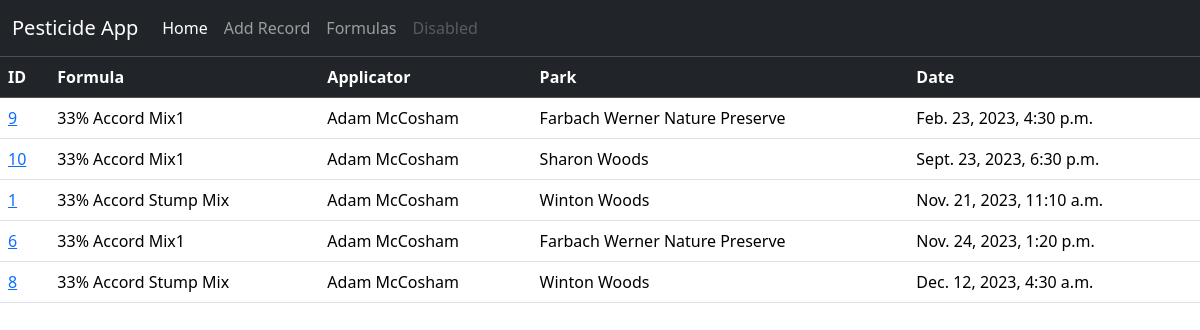
Page /pesticides/ on the earlier database version.
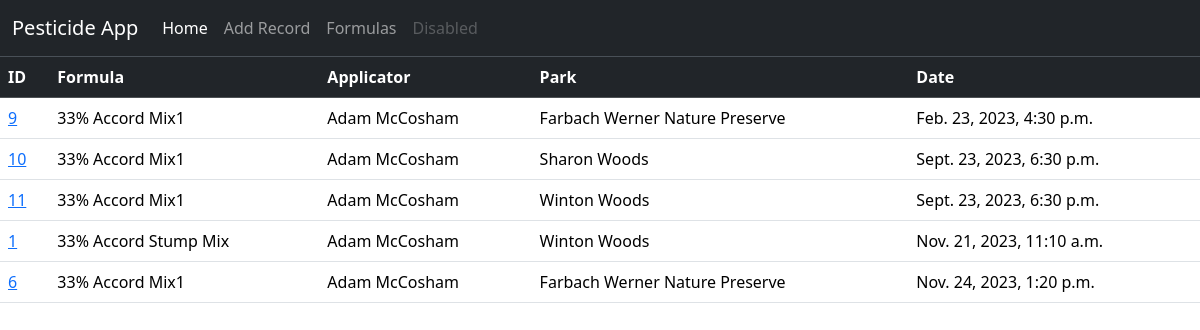
Same page on the later database version.
### pesticides/models.py (models this page shows, shortened)
class Record(models.Model):
    applicator = models.ForeignKey(Applicator, models.DO_NOTHING)
    park = models.ForeignKey(Park, models.DO_NOTHING)
    formula = models.ForeignKey(Formula, models.DO_NOTHING)
    area_size = models.CharField(max_length=100)
    date = models.DateTimeField()
    targeted_species = models.CharField(max_length=200,null=False)
    weather = models.CharField(
        max_length=200,
        null=False,
        blank=False,
    )
    wind = models.CharField

class Formula(models.Model):
    PERCENT_CONCENTRATION = 'P'
    GALLON_CONCENTATION = 'G'
    CONCENTRATION_CHOICES = [
        (PERCENT_CONCENTRATION, "%"),
        (GALLON_CONCENTATION, "/gallon")
    ]
    name = models.CharField(max_length=200, blank=False, null=False)
    pesticide = models.ForeignKey(Pesticide, on_delete=models.CASCADE)
    adjuvant = models.ForeignKey(Adjuvant, on_delete=models.CASCADE)
    pesticide_amount = models.DecimalField(max_length=20,
                                 max_digits=6,
                                 decimal_places=3,
                                 null=True
                                )
    concentration = models.CharField(
        max_length=2,
        choices=CONCENTRATION_CHOICES,
        default=PERCENT_CONCENTRATION
    )
    adjuvant_amount = models.DecimalField(max_length=20,
                                 max_digits=4,
                                 decimal_places=3,
                                 null=True
                                )
    adjuvant_concentration = models.CharField(
        max_length=2,
        choices=CONCENTRATION_CHOICES,
        default=PERCENT_CONCENTRATION
    )
    def __str__(self):
        return self.name

class Applicator(models.Model):
    first_name = models.CharField(
        max_length=200,
        null=False,
        blank=False,
    )
    last_name = models.CharField(
        max_length=200,
    )
    applicator_number = models.CharField(
        max_length=20,
        null=True,
        blank=True,
    )
    home_park = models.ForeignKey(Park, models.SET_NULL, blank=True,null=True)
    def __str__(self):
        return self.first_name + " " + self.last_name

class Park(models.Model):
    name = models.CharField(
        max_length=200,
        null=False,
        blank=False,
    )
    abbreviation = models.CharField(
        max_length=10,
        null=True,
        blank=True
    )
    region = models.ForeignKey(Region, models.SET_NULL, blank=True,null=True)
    def __str__(self):
        return self.name

### pesticides/views.py (the view)
# urls.py: path("", views.IndexView.as_view(), name="index"),
class IndexView(generic.ListView):
    template_name = "pesticides/index.html"
    context_object_name = "latest_records_list"
    def get_queryset(self):
        return Record.objects.order_by("date")[:5]

### pesticides/templates/pesticides/index.html
{% extends 'pesticides/base.html' %}
{% block content %}
    {% if latest_records_list %}
    <table class="table table-hover">
        <thead class="table-dark">
            <tr>
                <th scope="col">ID</th>
                <th scope="col">Formula</th>
                <th scope="col">Applicator</th>
                <th scope="col">Park</th>
                <th scope="col">Date</th>
              </tr>
        </thead>
        <tbody>
            {% for record in latest_records_list %}
            <tr>
                <td scope="row">
                    <a href="{% url 'pesticides:detail' record.id %}">{{ record.id }}</a>
                </td>
                <td>
                    {{ record.formula }}
                </td>
                <td>
                    {{ record.applicator }}
                </td>
                <td>
                    {{ record.park }}
                </td>
                <td>
                    {{ record.date }}
                </td>
              </tr>
            {% endfor %}
        </tbody>
      </table>
      {% else %}
        <h1>No records found.</h1>
      {% endif %}
{% endblock %}

### pesticides/templates/pesticides/base.html (shortened to what this page needs)
<!doctype html>
<html lang="en">
  <head>
    <link href="https://cdn.jsdelivr.net/npm/bootstrap@5.3.2/dist/css/bootstrap.min.css" rel="stylesheet">
  </head>
  <body>
    <nav class="navbar navbar-expand-lg bg-body-tertiaryi bg-dark border-bottom border-body" data-bs-theme="dark">
      <div class="container-fluid">
        <a class="navbar-brand" href="/">Pesticide App</a>
        <div class="collapse navbar-collapse" id="navbarNav">
          <ul class="navbar-nav">
            <li class="nav-item">
              <a class="nav-link active" aria-current="page" href="#">Home</a>
            </li>
            <li class="nav-item">
              <a class="nav-link" href="{% url 'pesticides:add_record' %}">Add Record</a>
            </li>
            <li class="nav-item">
              <a class="nav-link" href="{% url 'pesticides:formula' %}">Formulas</a>
            </li>
            <li class="nav-item">
              <a class="nav-link disabled" aria-disabled="true">Disabled</a>
            </li>
          </ul>
        </div>
      </div>
    </nav>
    {% block content %}
    {% endblock %}
  </body>
</html>

Differences in the rows shown:
no longer on this page (row unchanged): Record: id "8", formula "33% Accord Stump Mix", applicator "Adam McCosham", park "Winton Woods", date "Dec. 12, 2023, 4:30 a.m."
added Record: id "11", formula "33% Accord Mix1", applicator "Adam McCosham", park "Winton Woods", date "Sept. 23, 2023, 6:30 p.m."
